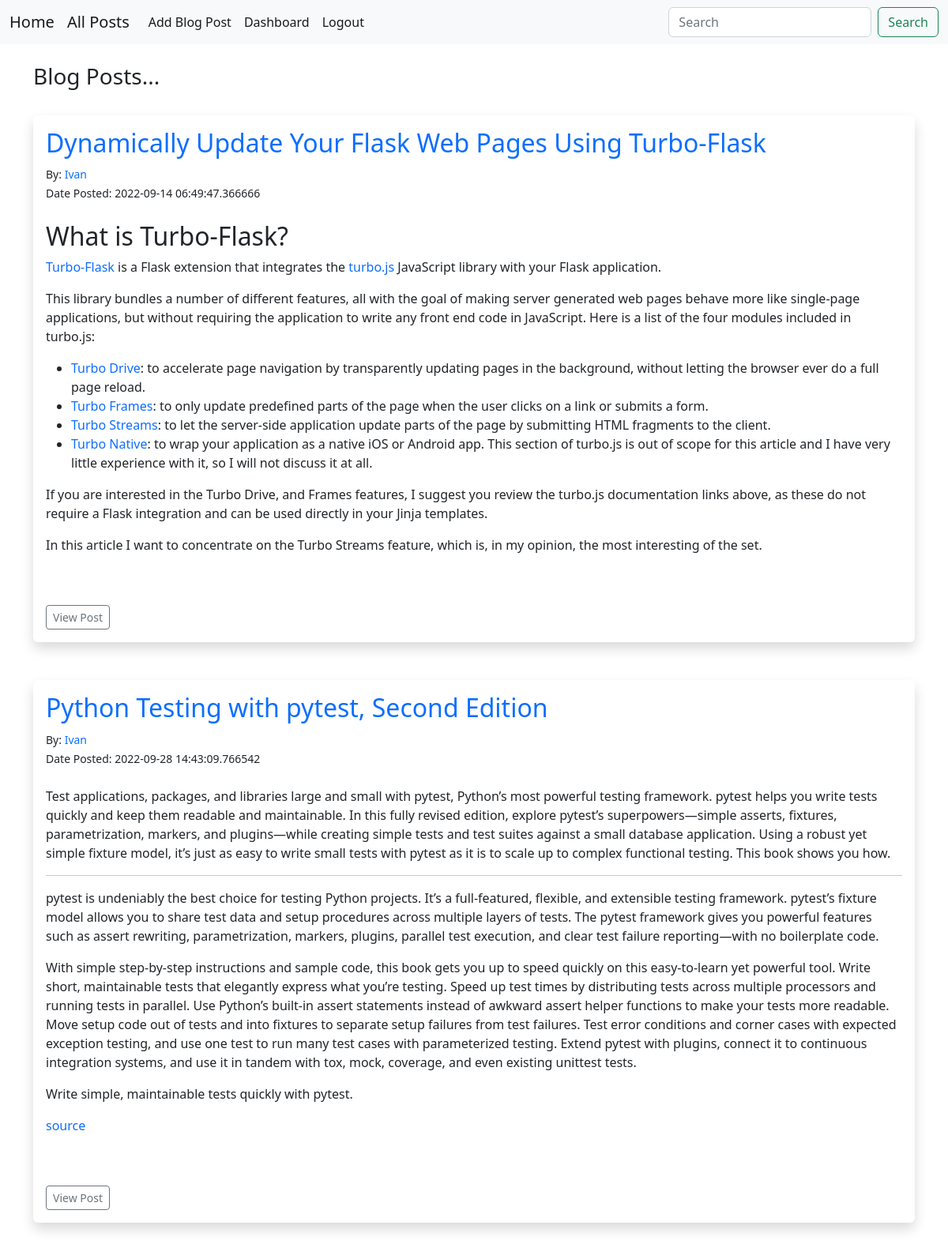
The app's page /ivan/posts (signed in) with its own data.
### app/views/posts/models.py (models this page shows, shortened)
class Posts(db.Model):
    __tablename__ = 'posts'
    id = db.Column(db.Integer, primary_key=True)
    title = db.Column(db.String(255))
    content = db.Column(db.Text)
    date_posted = db.Column(db.DateTime, default=datetime.utcnow)
    poster_id = db.Column(db.Integer, db.ForeignKey('users.id'))
    comments = db.relationship('Comments', backref='post')
    likes = db.relationship('Like', backref='post')

### app/views/auth/models.py (models this page shows, shortened)
class User(db.Model, UserMixin):
    __tablename__ = 'users'
    id = db.Column(db.Integer, primary_key=True)
    username = db.Column(db.String(20), nullable=False, unique=True)
    name = db.Column(db.String(100), nullable=False, index=True)
    email = db.Column(db.String(100), nullable=False, unique=True)
    about_author = db.Column(db.String(500), nullable=True)
    date_added = db.Column(db.DateTime, default=datetime.utcnow)
    profile_pic = db.Column(db.String(128), nullable=True)
    password_hash = db.Column(db.String(128))
    role = db.Column(db.String(100), default='user')
    posts = db.relationship('Posts', backref='poster')
    comments = db.relationship('Comments', backref='commenter')
    likes = db.relationship('Like', backref='user')
    """
        # start
        # followers = db.Table('followers',
        #     db.Column('follower_id', db.Integer, db.ForeignKey('users.id')),
        #     db.Column('followed_id', db.Integer, db.ForeignKey('users.id'))
        # )

        # followed = db.relationship(
        #     'User',
        #     secondary=followers,
        #     primaryjoin=(followers.c.follower_id == id),
        #     secondaryjoin=(followers.c.followed_id == id),
        #     backref=db.backref('followers', lazy='dynamic'), lazy='dynamic')

        # followed_posts = db.relationship(
        #     'Posts',
        #     secondary=followers,  # 'join(Posts,User).join(followers)',
        #     primaryjoin=(followers.c.follower_id == id),
        #     secondaryjoin=(Posts.poster_id == followers.c.followed_id),
        #     lazy='dynamic',
        #     viewonly=True)

        # def follow(self, user):
        #     if not self.is_following(user):
        #         self.followed.append(user)

        # def unfollow(self, user):
        #     if self.is_following(user):
        #         self.followed.remove(user)
        # works
        # def is_following(self, user):
        #     try:
        #         is_following = self.followed.filter_by(username=user.username).count() > 0
        #         is_following = self.followed.filter_by(followed_id=user.id).count() > 0
        #     except AttributeError:
        #         is_following = False
        #     return is_following
        # end
    """
    followed = db.relationship('Follow',
        foreign_keys=[Follow.follower_id],
        backref=db.backref('follower', lazy='joined'),
        lazy='dynamic',
        cascade='all, delete-orphan')
    followers = db.relationship('Follow',
        foreign_keys=[Follow.followed_id],
        backref=db.backref('followed', lazy='joined'),
        lazy='dynamic',
        cascade='all, delete-orphan')
    def follow(self, user):
        if not self.is_following(user):
            f = Follow(follower=self, followed=user)
            db.session.add(f)
    def unfollow(self, user):
        f = self.followed.filter_by(followed_id=user.id).first()
        if f:
            db.session.delete(f)
    def is_following(self, user):
        return self.followed.filter_by(
            followed_id=user.id).first() is not None

### app/views/followers/views.py (the view)
@followers.route('/<username>/posts')
@login_required
def user_posts(username):
    user = User.query.filter_by(username=username).first()
    return render_template('followers/user_posts.html', posts=user.posts)

### app/views/posts/forms.py
class SearchForm(FlaskForm):
    searched = StringField('Searched', [DataRequired()])
    submit = SubmitField('Submit')

### app/__init__.py (called while the page is built)
def register_extensions(app):
    db.init_app(app)
    migrate.init_app(app, db)
    mail.init_app(app)
    ckeditor.init_app(app)
    @login_manager.user_loader
    def load_user(id_):
        return User.query.get(id_)
    login_manager.init_app(app)

### app/views/posts/views.py (called while the page is built)
@post_view.app_context_processor
def base():
    searchform = SearchForm()
    return dict(searchform=searchform)

### app/templates/followers/user_posts.html (shortened to what this page needs)
{% extends 'base.html' %}
{% block content %}
<br>
<h3>Blog Posts...</h3>
<br>
{% for post in posts %}
<div class="shadow p-3 mb-5 bg-body rounded">
    <a href="{{ url_for('post.post', id=post.id ) }}"><h2>{{ post.title }}</h2></a>
    <small>
        By: <a href="{{ url_for('followers.user', username=post.poster.username) }}" >{{ post.poster.name }}</a> <br>
        Date Posted: {{ post.date_posted }} <br><br>
    </small>
    {{ post.content|safe }} <br>
    <br>
    <a href="{{ url_for('post.post', id=post.id ) }}" class="btn btn-outline-secondary btn-sm">View Post</a>
</div>
{% endfor %}
{% endblock %}

### app/templates/followers/user_posts.html (style rules this page uses)
a { text-decoration: none; }

### records on screen
Posts: title "Dynamically Update Your Flask Web Pages Using Turbo-Flask", poster.name "Ivan", date_posted "2022-09-14 06:49:47.366666", content "What is Turbo-Flask? Turbo-Flask is a Flask extension that integrates the turbo.js JavaScript library with your Flask application. This library bundles a number of different features, all with the goal of making server generated web pages behave more like single-page applications, but without requiring the application to write any front end code in JavaScript. Here is a list of the four modules included in turbo.js: Turbo Drive : to accelerate page navigation by transparently updating pages in the background, without letting the browser ever do a full page reload. Turbo Frames : to only update predefined parts of the page when the user clicks on a link or submits a form. Turbo Streams : to…"
Posts: title "Python Testing with pytest, Second Edition", poster.name "Ivan", date_posted "2022-09-28 14:43:09.766542", content "Test applications, packages, and libraries large and small with pytest, Python’s most powerful testing framework. pytest helps you write tests quickly and keep them readable and maintainable. In this fully revised edition, explore pytest’s superpowers—simple asserts, fixtures, parametrization, markers, and plugins—while creating simple tests and test suites against a small database application. Using a robust yet simple fixture model, it’s just as easy to write small tests with pytest as it is to scale up to complex functional testing. This book shows you how. pytest is undeniably the best choice for testing Python projects. It’s a full-featured, flexible, and extensible testing framework.…"
